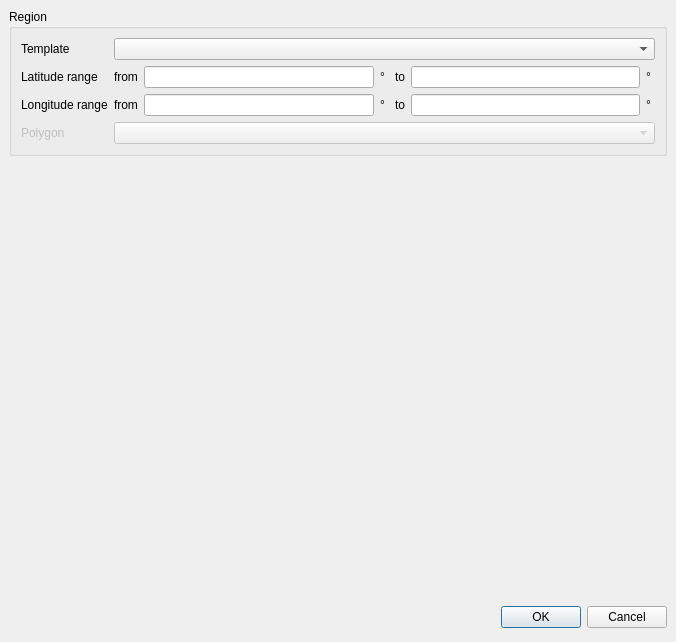
<ui version="4.0" >
 <author></author>
 <comment></comment>
 <exportmacro></exportmacro>
 <class>EventListViewRegionFilterDialog</class>
 <widget class="QDialog" name="EventListViewRegionFilterDialog" >
  <property name="geometry" >
   <rect>
    <x>0</x>
    <y>0</y>
    <width>676</width>
    <height>642</height>
   </rect>
  </property>
  <property name="windowTitle" >
   <string>Edit region</string>
  </property>
  <layout class="QVBoxLayout" >
   <property name="margin" >
    <number>9</number>
   </property>
   <property name="spacing" >
    <number>6</number>
   </property>
   <item>
    <widget class="QGroupBox" name="groupBox" >
     <property name="title" >
      <string>Region</string>
     </property>
     <layout class="QGridLayout" >
      <property name="margin" >
       <number>9</number>
      </property>
      <property name="spacing" >
       <number>6</number>
      </property>
      <item row="1" column="1" >
       <widget class="QLabel" name="label_2" >
        <property name="text" >
         <string>from</string>
        </property>
       </widget>
      </item>
      <item row="1" column="0" >
       <widget class="QLabel" name="label_6" >
        <property name="sizePolicy" >
         <sizepolicy>
          <hsizetype>4</hsizetype>
          <vsizetype>5</vsizetype>
          <horstretch>0</horstretch>
          <verstretch>0</verstretch>
         </sizepolicy>
        </property>
        <property name="text" >
         <string>Latitude range</string>
        </property>
       </widget>
      </item>
      <item row="0" column="1" colspan="4" >
       <widget class="QComboBox" name="cbRegions" />
      </item>
      <item row="1" column="3" >
       <widget class="QLabel" name="label_8" >
        <property name="text" >
         <string>to</string>
        </property>
       </widget>
      </item>
      <item row="0" column="0" >
       <widget class="QLabel" name="label" >
        <property name="sizePolicy" >
         <sizepolicy>
          <hsizetype>4</hsizetype>
          <vsizetype>5</vsizetype>
          <horstretch>0</horstretch>
          <verstretch>0</verstretch>
         </sizepolicy>
        </property>
        <property name="text" >
         <string>Template</string>
        </property>
       </widget>
      </item>
      <item row="2" column="4" >
       <layout class="QHBoxLayout" >
        <property name="margin" >
         <number>0</number>
        </property>
        <property name="spacing" >
         <number>6</number>
        </property>
        <item>
         <widget class="QLineEdit" name="edMaxLon" >
          <property name="text" >
           <string/>
          </property>
          <property name="maxLength" >
           <number>11</number>
          </property>
          <property name="alignment" >
           <set>Qt::AlignRight</set>
          </property>
         </widget>
        </item>
        <item>
         <widget class="QLabel" name="label_11" >
          <property name="text" >
           <string>° </string>
          </property>
         </widget>
        </item>
       </layout>
      </item>
      <item row="2" column="0" >
       <widget class="QLabel" name="label_7" >
        <property name="sizePolicy" >
         <sizepolicy>
          <hsizetype>4</hsizetype>
          <vsizetype>5</vsizetype>
          <horstretch>0</horstretch>
          <verstretch>0</verstretch>
         </sizepolicy>
        </property>
        <property name="text" >
         <string>Longitude range</string>
        </property>
       </widget>
      </item>
      <item row="2" column="2" >
       <layout class="QHBoxLayout" >
        <property name="margin" >
         <number>0</number>
        </property>
        <property name="spacing" >
         <number>6</number>
        </property>
        <item>
         <widget class="QLineEdit" name="edMinLon" >
          <property name="text" >
           <string/>
          </property>
          <property name="maxLength" >
           <number>11</number>
          </property>
          <property name="alignment" >
           <set>Qt::AlignRight</set>
          </property>
         </widget>
        </item>
        <item>
         <widget class="QLabel" name="label_9" >
          <property name="text" >
           <string>° </string>
          </property>
         </widget>
        </item>
       </layout>
      </item>
      <item row="1" column="4" >
       <layout class="QHBoxLayout" >
        <property name="margin" >
         <number>0</number>
        </property>
        <property name="spacing" >
         <number>6</number>
        </property>
        <item>
         <widget class="QLineEdit" name="edMaxLat" >
          <property name="text" >
           <string/>
          </property>
          <property name="maxLength" >
           <number>10</number>
          </property>
          <property name="alignment" >
           <set>Qt::AlignRight</set>
          </property>
         </widget>
        </item>
        <item>
         <widget class="QLabel" name="label_10" >
          <property name="text" >
           <string>° </string>
          </property>
         </widget>
        </item>
       </layout>
      </item>
      <item row="2" column="3" >
       <widget class="QLabel" name="label_5" >
        <property name="text" >
         <string>to</string>
        </property>
       </widget>
      </item>
      <item row="1" column="2" >
       <layout class="QHBoxLayout" >
        <property name="margin" >
         <number>0</number>
        </property>
        <property name="spacing" >
         <number>6</number>
        </property>
        <item>
         <widget class="QLineEdit" name="edMinLat" >
          <property name="text" >
           <string/>
          </property>
          <property name="maxLength" >
           <number>10</number>
          </property>
          <property name="alignment" >
           <set>Qt::AlignRight</set>
          </property>
         </widget>
        </item>
        <item>
         <widget class="QLabel" name="label_3" >
          <property name="text" >
           <string>° </string>
          </property>
         </widget>
        </item>
       </layout>
      </item>
      <item row="2" column="1" >
       <widget class="QLabel" name="label_4" >
        <property name="text" >
         <string>from</string>
        </property>
       </widget>
      </item>
      <item row="3" column="0" >
       <widget class="QLabel" name="labelPolys" >
        <property name="enabled" >
         <bool>false</bool>
        </property>
        <property name="toolTip" >
         <string>If a polygon is selected then it will override the latitude/longitude rect.</string>
        </property>
        <property name="text" >
         <string>Polygon</string>
        </property>
       </widget>
      </item>
      <item row="3" column="1" colspan="4" >
       <widget class="QComboBox" name="cbPolys" >
        <property name="enabled" >
         <bool>false</bool>
        </property>
       </widget>
      </item>
     </layout>
    </widget>
   </item>
   <item>
    <spacer>
     <property name="orientation" >
      <enum>Qt::Vertical</enum>
     </property>
     <property name="sizeHint" >
      <size>
       <width>20</width>
       <height>0</height>
      </size>
     </property>
    </spacer>
   </item>
   <item>
    <layout class="QHBoxLayout" >
     <property name="margin" >
      <number>0</number>
     </property>
     <property name="spacing" >
      <number>6</number>
     </property>
     <item>
      <spacer>
       <property name="orientation" >
        <enum>Qt::Horizontal</enum>
       </property>
       <property name="sizeHint" >
        <size>
         <width>131</width>
         <height>31</height>
        </size>
       </property>
      </spacer>
     </item>
     <item>
      <widget class="QPushButton" name="okButton" >
       <property name="text" >
        <string>OK</string>
       </property>
      </widget>
     </item>
     <item>
      <widget class="QPushButton" name="cancelButton" >
       <property name="text" >
        <string>Cancel</string>
       </property>
      </widget>
     </item>
    </layout>
   </item>
  </layout>
 </widget>
 <pixmapfunction></pixmapfunction>
 <tabstops>
  <tabstop>cbRegions</tabstop>
  <tabstop>edMinLat</tabstop>
  <tabstop>edMaxLat</tabstop>
  <tabstop>edMinLon</tabstop>
  <tabstop>edMaxLon</tabstop>
  <tabstop>okButton</tabstop>
  <tabstop>cancelButton</tabstop>
 </tabstops>
 <resources/>
 <connections/>
</ui>
